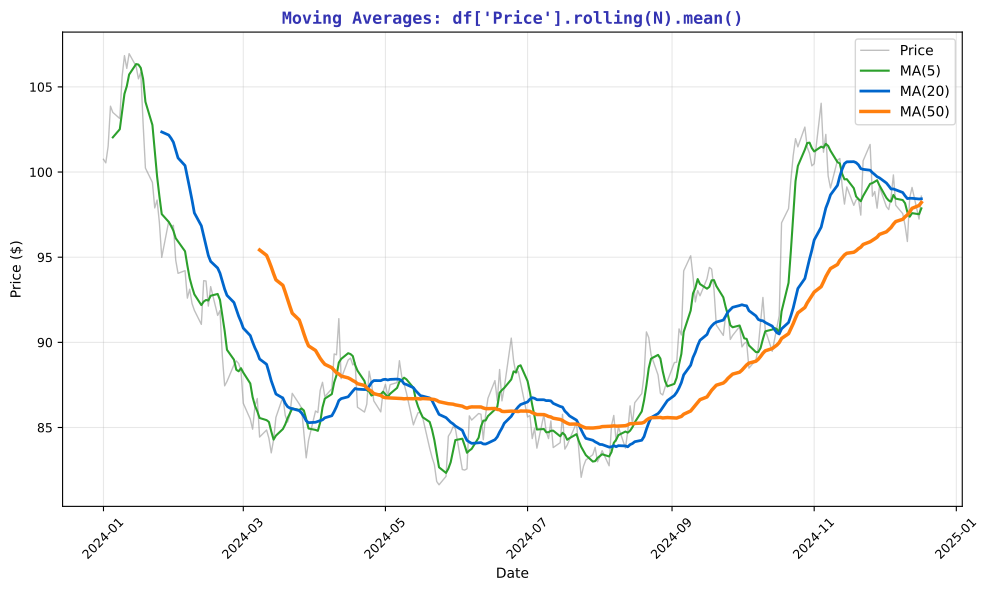

This chart was generated by the following Python code:
"""Moving Averages - Multiple window sizes"""
import matplotlib.pyplot as plt
import numpy as np
import pandas as pd
from pathlib import Path

plt.rcParams.update({
    'font.size': 10, 'axes.labelsize': 10, 'axes.titlesize': 11,
    'xtick.labelsize': 9, 'ytick.labelsize': 9, 'legend.fontsize': 9,
    'figure.figsize': (10, 6), 'figure.dpi': 150
})

MLPURPLE = '#3333B2'
MLBLUE = '#0066CC'
MLORANGE = '#FF7F0E'
MLGREEN = '#2CA02C'

np.random.seed(42)
n = 252
dates = pd.date_range('2024-01-01', periods=n, freq='B')
prices = 100 * np.exp(np.cumsum(np.random.randn(n) * 0.015))
df = pd.DataFrame({'Price': prices}, index=dates)

fig, ax = plt.subplots(figsize=(10, 6))

ax.plot(df.index, df['Price'], color='gray', alpha=0.5, linewidth=1, label='Price')
ax.plot(df.index, df['Price'].rolling(5).mean(), color=MLGREEN, linewidth=1.5, label='MA(5)')
ax.plot(df.index, df['Price'].rolling(20).mean(), color=MLBLUE, linewidth=2, label='MA(20)')
ax.plot(df.index, df['Price'].rolling(50).mean(), color=MLORANGE, linewidth=2.5, label='MA(50)')

ax.set_xlabel('Date', fontsize=10)
ax.set_ylabel('Price ($)', fontsize=10)
ax.set_title("Moving Averages: df['Price'].rolling(N).mean()", fontsize=12,
             fontweight='bold', color=MLPURPLE, family='monospace')
ax.tick_params(axis='x', rotation=45)
ax.legend(fontsize=10)
ax.grid(alpha=0.3)

plt.tight_layout()
plt.savefig(Path(__file__).parent / 'chart.pdf', dpi=300, bbox_inches='tight')
plt.close()
